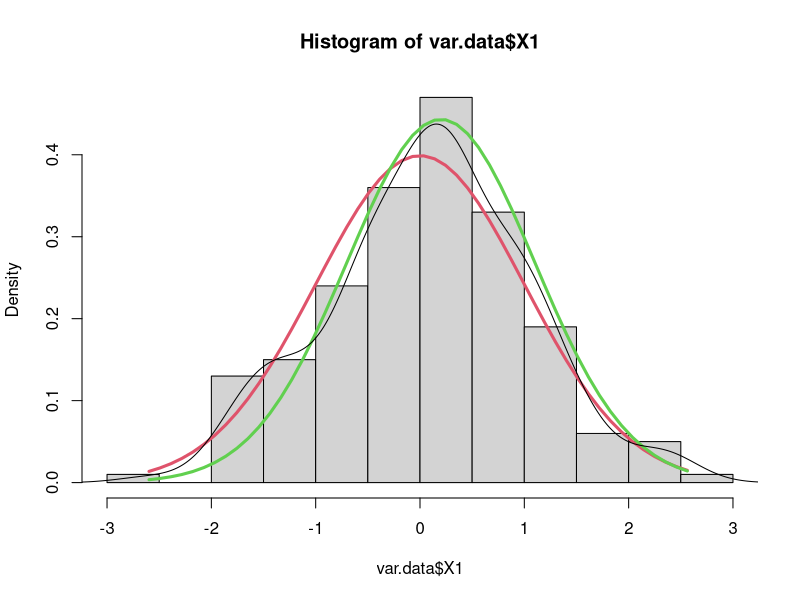
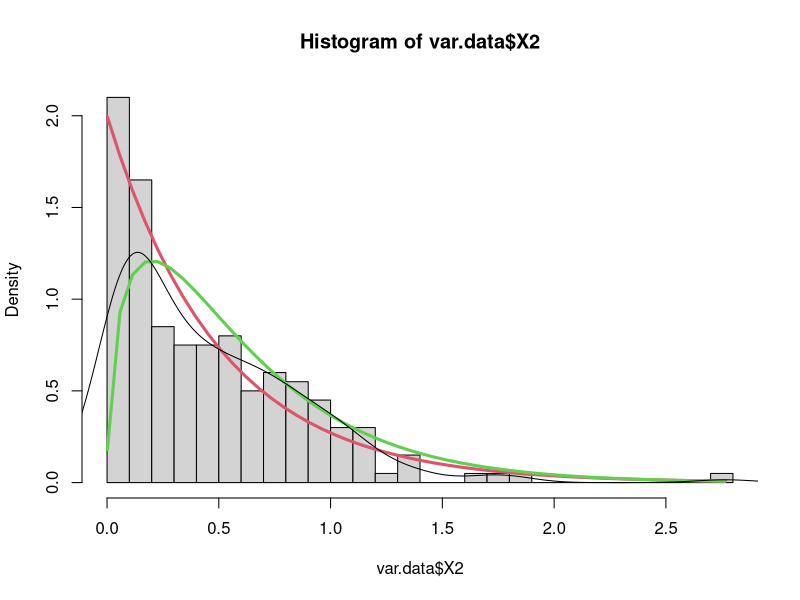
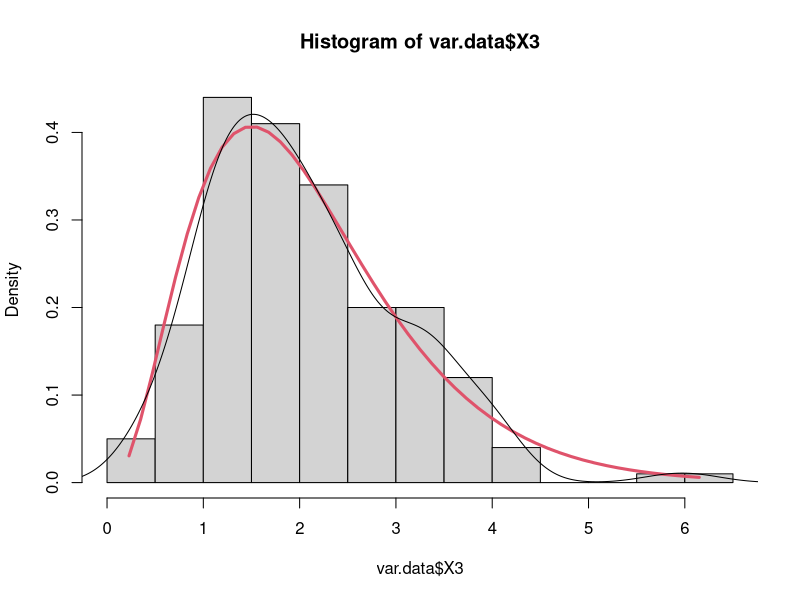
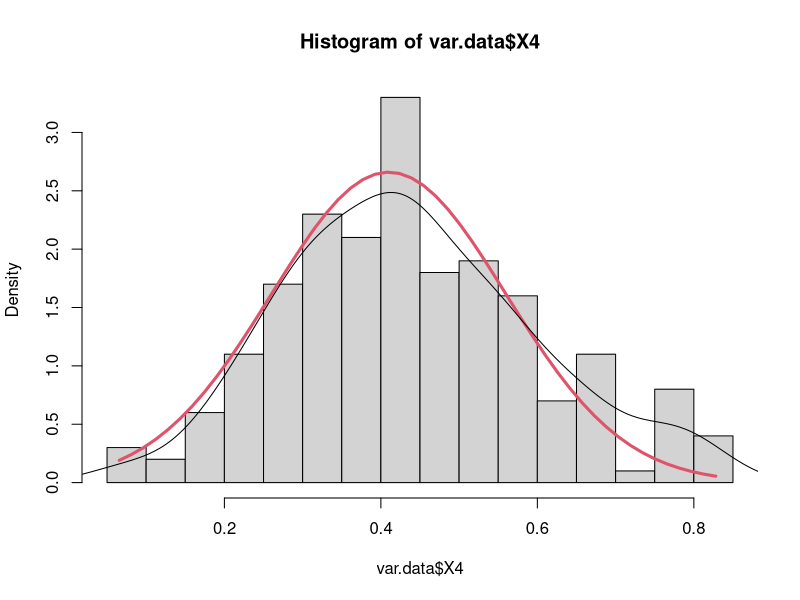
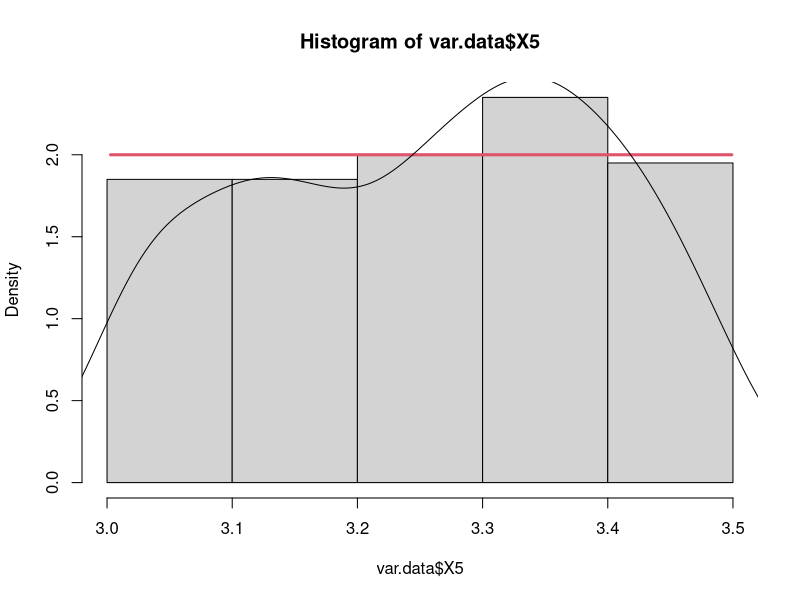
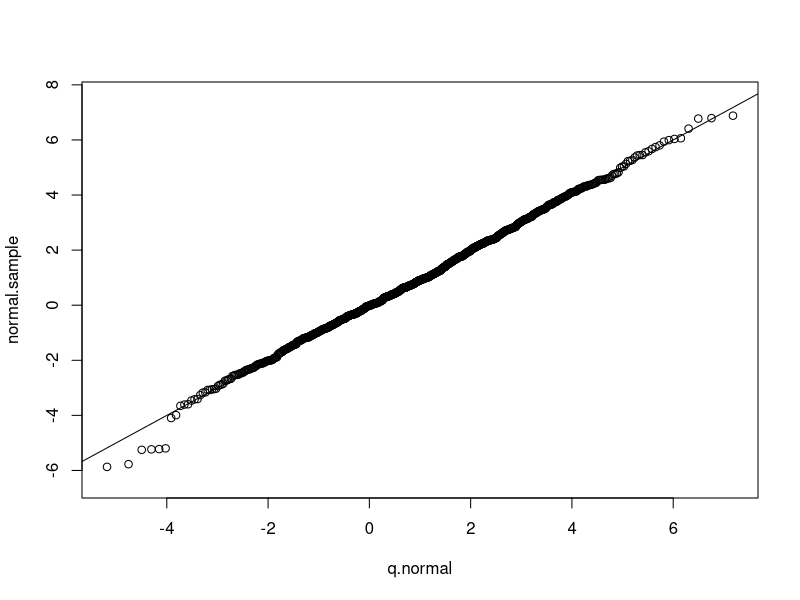
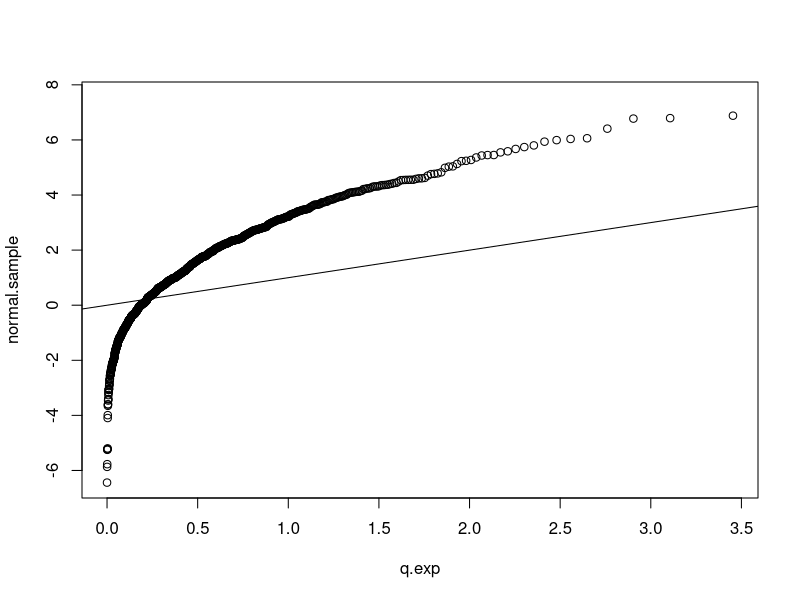
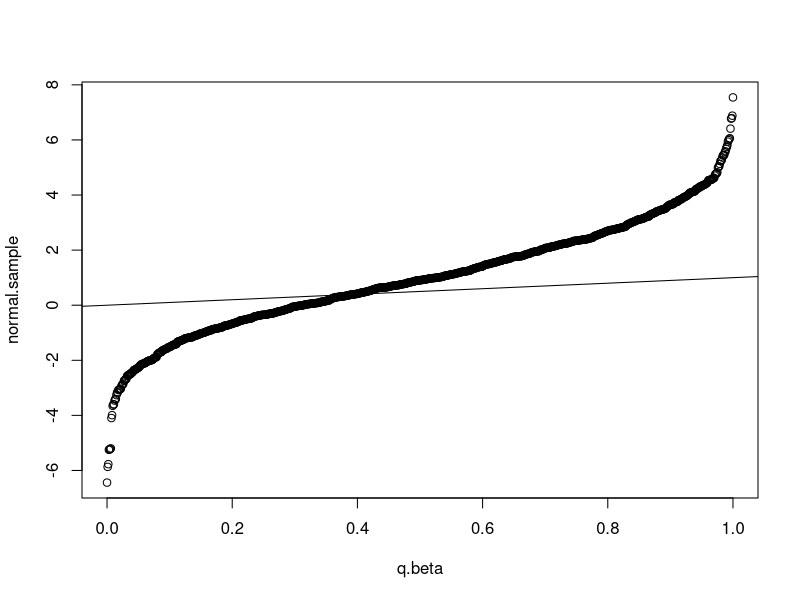

The R source for these figures, in order:
var.data <- read.table("lab2.csv", header = TRUE, sep = ",")

# problem 1

no.classes <- ceiling((max(var.data$X1) - min(var.data$X1)) / 2 / IQR(var.data$X1) * length(var.data$X1)^(1/3))
hist(var.data$X1, breaks = no.classes, prob = TRUE)
pts <- seq(min(var.data$X1), max(var.data$X1), length = 50)
distrib1 <- dnorm(pts, mean = 0, sd = 1)
distrib2 <- dnorm(pts, mean = 0.2, sd = 0.9)
lines(pts, distrib1, col = 2, lwd = 3)
lines(pts, distrib2, col = 3, lwd = 3)
lines(density(var.data$X1))

#no.classes <- ceiling((max(var.data$X2) - min(var.data$X2)) / 2 / IQR(var.data$X2) * length(var.data$X2)^(1/3))
hist(var.data$X2, breaks = 25, prob = TRUE)
pts <- seq(min(var.data$X2), max(var.data$X2), length = 50)
distrib1 <- dgamma(pts, shape = 1, scale = 0.5) # exponential
lines(pts, distrib1, col = 2, lwd = 3)
distrib2 <- dgamma(pts, shape = 1.5, scale = 0.4)
lines(pts, distrib2, col = 3, lwd = 3)
lines(density(var.data$X2))

no.classes <- ceiling((max(var.data$X3) - min(var.data$X3)) / 2 / IQR(var.data$X3) * length(var.data$X3)^(1/3))
hist(var.data$X3, breaks = no.classes, prob = TRUE)
pts <- seq(min(var.data$X3), max(var.data$X3), length = 50)
distrib <- dgamma(pts, shape = 3.5, scale = 0.6)
lines(pts, distrib, col = 2, lwd = 3)
lines(density(var.data$X3))

no.classes <- ceiling((max(var.data$X4) - min(var.data$X4)) / 2 / IQR(var.data$X4) * length(var.data$X4)^(1/3))
hist(var.data$X4, breaks = no.classes, prob = TRUE)
pts <- seq(min(var.data$X4), max(var.data$X4), length = 50)
distrib <- dnorm(pts, mean = 0.41, sd = 0.15)
lines(pts, distrib, col = 2, lwd = 3)
lines(density(var.data$X4))

no.classes <- ceiling((max(var.data$X5) - min(var.data$X5)) / 2 / IQR(var.data$X5) * length(var.data$X5)^(1/3))
hist(var.data$X5, breaks = no.classes, prob = TRUE)
pts <- seq(min(var.data$X5), max(var.data$X5), length = 50)
distrib <- dunif(pts, min = 3.0, max = 3.5)
lines(pts, distrib, col = 2, lwd = 3)
lines(density(var.data$X5))

# problem 2

sample.size = 1000
normal.sample = rnorm(sample.size, mean = 1, sd = 2)
exp.sample = rexp(sample.size, rate = 2)
beta.sample = rbeta(sample.size, shape1 = 1, shape2 = 1)

q.normal.sample = sort(normal.sample)
q.exp.sample = sort(exp.sample)
q.beta.sample = sort(beta.sample)

quantiles = seq(0, sample.size - 1, by = 1) / (sample.size - 1)
q.normal = qnorm(quantiles, mean = 1, sd = 2)
q.exp = qexp(quantiles, rate = 2)
q.beta = qbeta(quantiles, shape1 = 1, shape2 = 1)

qqplot(q.normal, normal.sample)
abline(0, 1)

qqplot(q.exp, normal.sample)
abline(0, 1)

qqplot(q.beta, normal.sample)
abline(0, 1)

qqplot(q.normal, exp.sample)
abline(0, 1)

qqplot(q.exp, exp.sample)
abline(0, 1)

qqplot(q.beta, exp.sample)
abline(0, 1)

qqplot(q.normal, beta.sample)
abline(0, 1)

qqplot(q.exp, beta.sample)
abline(0, 1)

qqplot(q.beta, beta.sample)
abline(0, 1)

# problem 3

sample.size <- 200
sample.1 <- rnorm(sample.size, mean = 0, sd = 1)
sample.2 <- rnorm(sample.size, mean = 0, sd = 2)
sample.3 <- rnorm(sample.size, mean = 1, sd = 1)
sample.4 <- rnorm(sample.size, mean = 1, sd = 3)

samples <- data.frame(sample.1, sample.2, sample.3, sample.4)

boxplot(samples)
y.pts <- seq(-6.5, 9, by = 0.25)
axis(2, at = y.pts, labels = TRUE)
grid(nx = NULL, ny = length(y.pts))

help(grid)
